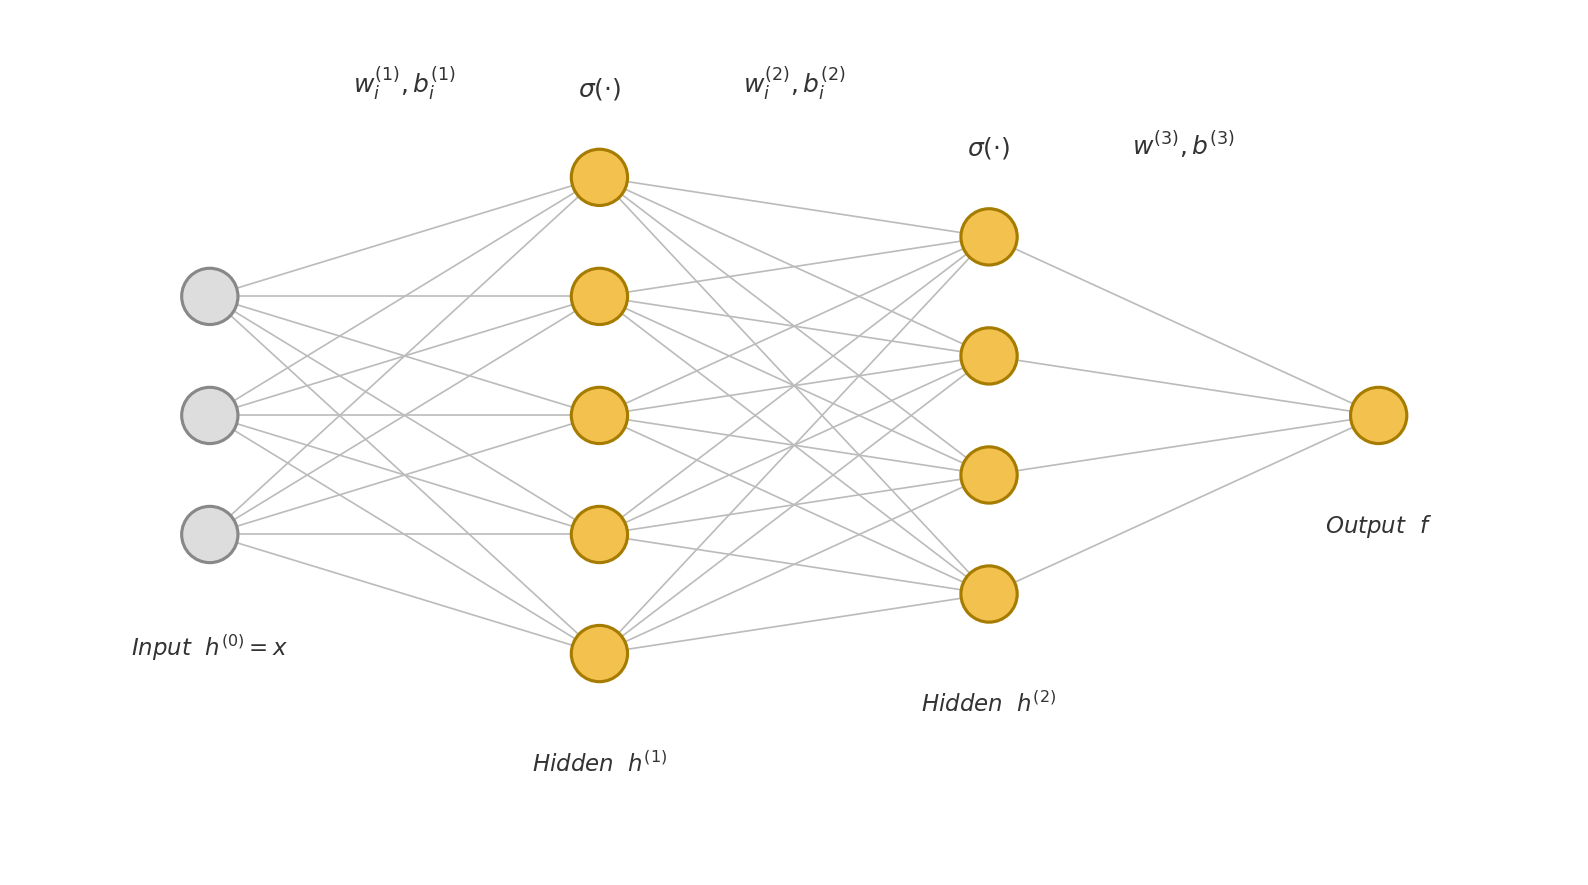

Write Python code to recreate this figure.
import matplotlib.pyplot as plt
import numpy as np

fig, ax = plt.subplots(figsize=(12, 6))

# --- palette: nodes are colored by role, as in the computational-graph figures ---
DATA_FILL, DATA_RIM = '#DDDDDD', '#888888'     # data: the input x
COMP_FILL, COMP_RIM = '#F2C14E', '#A67C00'     # computed: neurons the forward pass evaluates
LABEL_COLOR = '#333333'

# Layer configuration: (num_nodes, x_position, label, fill, rim)
layers = [
    (3, 0.0, r'Input  $h^{(0)} = x$', DATA_FILL, DATA_RIM),
    (5, 1.8, r'Hidden  $h^{(1)}$', COMP_FILL, COMP_RIM),
    (4, 3.6, r'Hidden  $h^{(2)}$', COMP_FILL, COMP_RIM),
    (1, 5.4, r'Output  $f$', COMP_FILL, COMP_RIM),
]

node_radius = 0.13
edge_color = '#BBBBBB'
spacing = 0.55

# Compute y positions for each layer (centered vertically)
positions = []
for n_nodes, x, *_ in layers:
    ys = np.linspace(-(n_nodes - 1) / 2 * spacing, (n_nodes - 1) / 2 * spacing, n_nodes)
    positions.append([(x, y) for y in ys])

# Draw edges between consecutive layers
for i in range(len(layers) - 1):
    for (x1, y1) in positions[i]:
        for (x2, y2) in positions[i + 1]:
            ax.plot([x1, x2], [y1, y2], color=edge_color, linewidth=0.8, zorder=1)

# Draw nodes
for layer_pos, (*_, fill, rim) in zip(positions, layers):
    for (x, y) in layer_pos:
        ax.add_patch(plt.Circle((x, y), node_radius, color=fill,
                                ec=rim, linewidth=1.5, zorder=2))

# Draw layer labels below each layer
for idx, (n_nodes, x, label, *_) in enumerate(layers):
    y_bottom = min(y for _, y in positions[idx]) - 0.45
    ax.text(x, y_bottom, label, ha='center', va='top', fontsize=11,
            fontstyle='italic', color=LABEL_COLOR)


def top(idx):
    return max(y for _, y in positions[idx])


# Parameters of each layer, written above the connections that feed it
for idx, s in [(1, r'$w_i^{(1)}, b_i^{(1)}$'),
               (2, r'$w_i^{(2)}, b_i^{(2)}$'),
               (3, r'$w^{(3)}, b^{(3)}$')]:
    x_mid = (layers[idx - 1][1] + layers[idx][1]) / 2
    ax.text(x_mid, max(top(idx - 1), top(idx)) + 0.35, s,
            ha='center', va='bottom', fontsize=12, color=LABEL_COLOR)

# Activation function above each hidden layer
for idx in (1, 2):
    ax.text(layers[idx][1], top(idx) + 0.35, r'$\sigma(\cdot)$',
            ha='center', va='bottom', fontsize=12, color=LABEL_COLOR)

ax.set_xlim(-0.9, 6.3)
ax.set_ylim(-2.1, 1.85)
ax.set_aspect('equal')
ax.axis('off')

plt.tight_layout()
plt.savefig('assets/backpropagation-chain-rule/mlp-architecture.png',
            dpi=150, bbox_inches='tight', facecolor='white')
